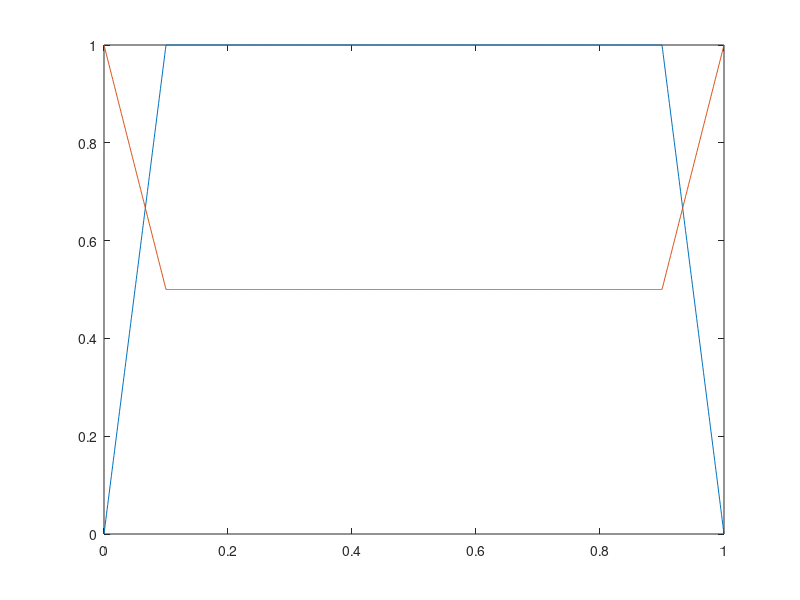

Write the MATLAB code that produced this figure. (Note: this script raises an error after producing the figure.)
  close all; clear; clc;

%%%%%%%%%%%%%%%%%%%%%%%%%%%%%%%%%%%%%%%%%%%%%%%%%%%%%%%%%%%%%
%%%%%%%%%%%%%%%%%%%%%% Arm Parameters %%%%%%%%%%%%%%%%%%%%%%%

a.m = 5;    % Mass [kg]
a.g = 9.81; % Acceleration of gravity [m/s^2]
global f_comp
m0 = 0;    % Initial mass guess [kg]
f_comp = m0*a.g; % Gravity compensation force mass [N]
a.pr_d = 0.5; % Desired relative position [m]

%%%%%%%%%%%%%%%%%%%%%%%%%%%%%%%%%%%%%%%%%%%%%%%%%%%%%%%%%%%%%
%%%%%%%%%%%%%%%%%%%% Environmental Model %%%%%%%%%%%%%%%%%%%%

alpha = 0.35; % wave amplitdue [m]
hdeck = 1;   % inertial reference deck hight [m] (arbitrary)

% Wave frequency
Tmax = 7.5;    % Maximum period [s]
k = 1;
T = Tmax / k;  % Period of deck disturbance [s]
beta = 2*pi/T; % wave frequency [rad/s]

% Inertial Position, Velocity, and Acceleration of Deck

% Sine Wave
% a.d = @(t) alpha*sin(beta*t) + hdeck;      % [m]
% a.d_dot = @(t) beta*alpha*cos(beta*t);    % [m/s]
% a.d_ddot = @(t) -beta^2*alpha*sin(beta*t); % [m*s^-2]
 
% Cosine Wave
a.d = @(t) alpha*cos(beta*t) + hdeck;      % [m]
a.d_dot = @(t) -beta*alpha*sin(beta*t);    % [m/s]
a.d_ddot = @(t) -beta^2*alpha*cos(beta*t); % [m*s^-2]

% Square Wave
% N = 3; % Number of terms in the Fourier series
% coefficients = 1:2:(2*N - 1); % Odd harmonics: 1, 3, 5, ..., (2*N-1)
% beta2 = 2*pi/15;
% a.sw = @(t) alpha*((4/pi) * ...
%     sum(arrayfun(@(n) sin(n*beta2*t)/n, coefficients))) + hdeck; % [m]
% a.d = @(t) arrayfun(a.sw, t);
% a.sw_dot = @(t) alpha*((4/pi) * ...
%     sum(arrayfun(@(n) beta2*cos(n*beta2*t), coefficients)));    % [m/s]
% a.d_dot = @(t) arrayfun(a.sw_dot, t);
% a.sw_ddot = @(t) alpha*((4/pi) * ...
%     sum(arrayfun(@(n) -n*beta2^2*sin(n*beta2*t), coefficients))); % [m*s^-2]
% a.d_ddot = @(t) arrayfun(a.sw_ddot, t);

% Stacked sine wave
% a.d = @(t) alpha*(1.5*sin(beta*t/6) + 0.75*sin(beta*t)) + hdeck; % [m]
% a.d_dot = @(t) alpha*(0.25*beta*cos(beta*t/6) ...
%                                     + 0.75*beta*cos(beta*t)); % [m/s]
% a.d_ddot = @(t) -alpha*(0.0417*beta^2*sin(beta*t/6) ...
%                                     + 0.75*beta^2*sin(beta*t)); % [m*s^-2]

%%%%%%%%%%%%%%%%%%%%%%%%%%%%%%%%%%%%%%%%%%%%%%%%%%%%%%%%%%%%%
%%%%%%%%%%%%%%%%%%%%%%% Control Gains %%%%%%%%%%%%%%%%%%%%%%%

% Minimum Required Control Constants:
%   a.ka = 2800; a.kv = ?; a.ks = ?;
%   a.kp = 300; a.kd = 50; a.ki = 100;

scale = 1;

% Inertial Stabilization Control
a.ka = scale*18000;  % Acceleration Control [kg]
a.kv = 0;  % Velocity Control [kg/s]
a.ks = 0;  % Position Control [kg*s^-2] 

% Relative Position Control at center
a.kp_c = scale*400;  % Proportional [kg*s^-2]
a.kd_c = scale*9000;  % Derivative [kg/s]    
a.ki_c = scale*0;  % Integral [kg*s^-3] 

% Relative Position Control at boundaries
a.kp_b = scale*0;  % Proportional [kg*s^-2]
a.kd_b = scale*0;  % Derivative [kg/s]    
a.ki_b = scale*0;  % Integral [kg*s^-3] 

% Progressively Increase inertial stability gains to full gains so initial
% large values of velocity and acceleration do not cause large control
% forces
s0 = 0;  % Inital proportion of gain values to apply
gain_rate = 0.8; % Rate at which gains are increased
% a.int_scale_i = @(t) s0 + (1 - s0) * (1 - exp(-gain_rate*t));
% a.int_scale_k = @(t) exp(-gain_rate*t);
a.int_scale_i = @(t) 1;
a.int_scale_k = @(t) 0;

%%%%%%%%%%%%%%%%%%%%%%%%%%%%%%%%%%%%%%%%%%%%%%%%%%%%%%%%%%%%%
%%%%%%%%%%%%%%%%%%%% Control Gain Mixing %%%%%%%%%%%%%%%%%%%%

% If |pr-pr_d| <= r_g, apply full inertial stability control
a.r_g = 0.4; % [m]

% If |pr-pr_d| <= r_k, apply "h_k" proportion of relative position control
a.r_k = 0.4; % [m]
a.h_k = 0.5; % Proportion of applied relative position control

% Proportion of applied inertial stability and relative position control
% in the center
n = 1; % Polynomial order
a.C = @(x) ...
    ((-1/(1-(a.pr_d+a.r_g))^n) * ...
        (sign(x-a.pr_d).*(x-(a.pr_d+sign(x-a.pr_d)*a.r_g))).^n + 1) .* ...
            (abs(x-a.pr_d)> a.r_g) ...
    + 1 * (abs(x-a.pr_d) <= a.r_g);

% Proportion of applied boundary relative position control
n = 1; % Polynomial order
a.K = @(x) ...
    (-((a.h_k-1)/(1-(a.pr_d+a.r_k))^n) * ...
        (sign(x-a.pr_d).*(x-(a.pr_d+sign(x-a.pr_d)*a.r_k))).^n + a.h_k) .*...
            (abs(x-a.pr_d)> a.r_k) ...
    + a.h_k * (abs(x-a.pr_d) <= a.r_k);

%%%               Gain Mixing Visualization               %%%

pr = linspace(0,1,1000); % relative position test values
cent_gain = a.C(pr); % Proportion of center control gain
boundary_gain = a.K(pr); % Proportion of boundary control gain

figure;
plot(pr,cent_gain)
hold on
plot(pr, boundary_gain)
xline(a.pr_d,'--','Label','$p_{rd}$','Interpreter','latex','FontSize',15,...
    'LabelOrientation','horizontal','LabelVerticalAlignment','middle')
title('Center and Boundary Control Mixing')
xlabel('Relative Position (m)')
ylabel('Gain Proportion')
xlim([-0.1 1.1])
ylim([-0.1 1.1])
legend('Center','Boundary')
grid on

%%%%%%%%%%%%%%%%%%%%%%%%%%%%%%%%%%%%%%%%%%%%%%%%%%%%%%%%%%%%%
%%%%%%%%%%%%%%%%%% Performance Parameters %%%%%%%%%%%%%%%%%%%

% Maximum acceleration metric
p_ddot_max = 0.005*beta^2;

% Settling time
t_s = 2;

%%%%%%%%%%%%%%%%%%%%%%%%%%%%%%%%%%%%%%%%%%%%%%%%%%%%%%%%%%%%%
%%%%%%%%%%%%%%%%%%%%%%%%%%%%%%%%%%%%%%%%%%%%%%%%%%%%%%%%%%%%%
